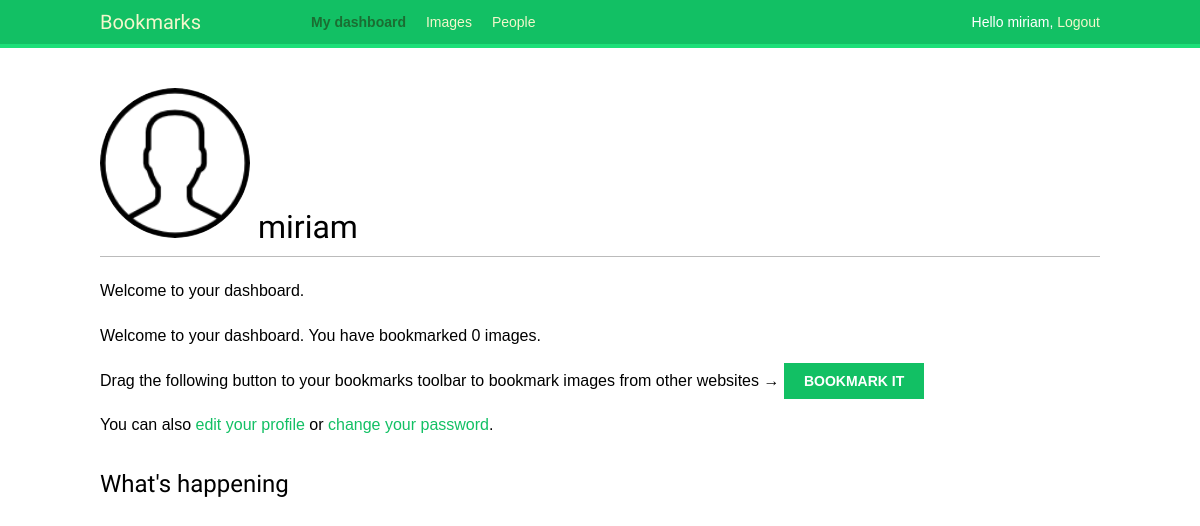
The app's page /account/ (signed in), older data.
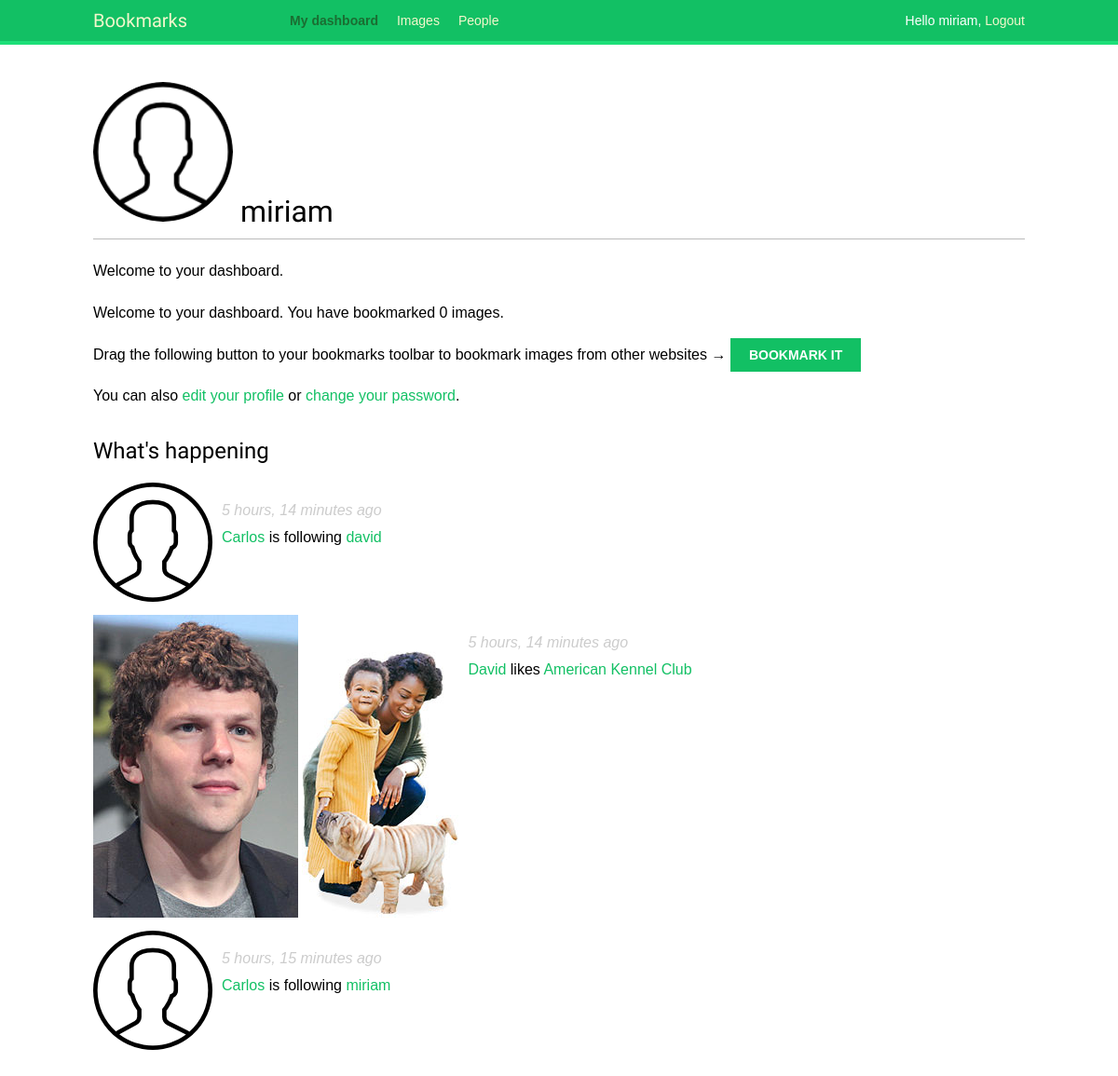
The same page, newer data.
### account/models.py (models this page shows, shortened)
class Profile(models.Model):
  user = models.OneToOneField(settings.AUTH_USER_MODEL,on_delete=models.CASCADE)
  date_of_birth = models.DateField(blank=True,null=True)
  photo = models.ImageField(upload_to='users/%Y/%m/%d/',blank=True)

### actions/models.py (models this page shows)
class Action(models.Model):
  user = models.ForeignKey('auth.User',related_name='actions',db_index=True,on_delete=models.CASCADE)
  verb = models.CharField(max_length=255)
  target_ct = models.ForeignKey(ContentType,blank=True,null=True,related_name='target_obj',on_delete=models.CASCADE)
  target_id= models.PositiveIntegerField(null=True,blank=True,db_index=True)
  target = GenericForeignKey('target_ct','target_id')
  created = models.DateTimeField(auto_now_add=True,db_index=True)
  class Meta:
    ordering = ('-created',)

### images/models.py (models this page shows, shortened)
class Image(models.Model):
  user = models.ForeignKey(settings.AUTH_USER_MODEL,
                            related_name='images_created',
                            on_delete=models.CASCADE)
  title = models.CharField( max_length=200)
  slug = models.SlugField(max_length=200,blank=True)
  url = models.URLField()
  image = models.ImageField( upload_to='images/%Y/%m/%d/')
  description = models.TextField(blank=True)
  created = models.DateField( auto_now_add=True,db_index=True)
  users_like = models.ManyToManyField(settings.AUTH_USER_MODEL,
                                      related_name='images_liked',blank=True)
  def __str__(self):
    return self.title
  def get_absolute_url(self):
    return reverse('images:detail', args=[self.id,self.slug])

### account/views.py (the view)
# urls.py: path('', views.dashboard, name="dashboard"),
@login_required
def dashboard(request):
  actions = Action.objects.exclude(user=request.user)
  following_ids = request.user.following.values_list('id',flat=True)
  if following_ids:
    actions = actions.filter(user_id__in=following_ids)
  actions = actions.select_related('user','user__profile').prefetch_related('target')[:10]
  profile = Profile.objects.get(pk=request.user.profile.id)
  return render(request, 'account/dashboard.html', {'section':'dashboard','profile':profile,'actions':actions})

### account/templates/account/dashboard.html (shortened to what this page needs)
{% extends 'base.html' %}
{% block content %}
  <h1> <img class="pic" src="{{profile.photo.url}}" alt="image"> {{request.user.username}} </h1>
  <p>Welcome to your dashboard.  </p>
  {% with total_images_created=request.user.images_created.count %}
    <p>Welcome to your dashboard. You have bookmarked {{ total_images_created }} image{{ total_images_created|pluralize }}.</p>
  {% endwith %}
  <p>Drag the following button to your bookmarks toolbar to bookmark images from other websites → <a href="javascript:{% include "bookmarklet_launcher.js" %}" class="button">Bookmark it</a><p>
  <p>You can also <a href="{% url "edit" %}">edit your profile</a> or <a href="{% url "password_change" %}">change your password</a>.<p>
<h2>What's happening</h2>
<div id="action-list">
  {% for action in actions  %}
    {% include 'actions/action/detail.html' %}
  {% endfor %}
</div>
{% endblock content %}

### account/templates/base.html (shortened to what this page needs)
{% load staticfiles %}
<!DOCTYPE html>
<html>
<head>
  <link rel="stylesheet" href="{% static "/css/base.css" %}">
</head>
<body>
  <div id="header">
    <span class="logo">Bookmarks</span>
    {% if request.user.is_authenticated %}
    <ul class="menu">
        <li   {% if section == "dashboard" %}class="selected"{% endif %}>
            <a href=" {% url "dashboard" %}"> My dashboard</a>
        </li>
        <li   {% if section == "images" %}class="selected"{% endif %}>
            <a href=" {% url "images:list" %}"> Images</a>
        </li>
        <li   {% if section == "people" %}class="selected"{% endif %}>
            <a href="{% url "user_list" %}"> People</a>
        </li>
    </ul>
    {% endif %}
    <span class="user">
        {% if request.user.is_authenticated %}
          Hello {{request.user.first_name}},
          <a href="{% url "logout" %}">Logout</a>
        {% else %}
        <a href="{% url "login" %}">Login</a>
        {% endif %}
    </span>
  </div>
  <div id="content">
      {% block content %}
      {% endblock content %}
  </div>
</body>
</html>

### images/templates/bookmarklet_launcher.js
(function(){
  if (window.myBookmarklet !== undefined){
      myBookmarklet();
  }
  else {
      document.body.appendChild(document.createElement('script')).src=' https://ad6547ce.ngrok.io/static/js/bookmarklet.js?r='+Math.floor(Math.random()*99999999999999999999);
  }
})();

### actions/templates/actions/action/detail.html
{% load thumbnail %}
{% with user=action.user profile=action.user.profile %}
<div class="action">
  <div class="images">
    {% if profile.photo %}
      {% thumbnail user.profile.photo "80x80" crop="100%" as im %}
        <a href="{{ user.get_absolute_url }}">
          <img src="{{ im.url }}" alt="{{ user.get_full_name }}" class="item-img">
        </a>
      {% endthumbnail %}
    {% endif %}
    {% if action.target %}
      {% with target=action.target %}
        {% if target.image %}
          {% thumbnail target.image "80x80" crop="100%" as im %}
            <a href="{{ target.get_absolute_url }}">
              <img src="{{ im.url }}" class="item-img">
            </a>
          {% endthumbnail %}
        {% endif %}
      {% endwith %}
    {% endif %}
  </div>
  <div class="info">
    <p>
      <span class="date">{{ action.created|timesince }} ago</span>
      <br />
      <a href="{{ user.get_absolute_url }}">
        {{ user.first_name }}
      </a>
      {{ action.verb }}
      {% if action.target %}
        {% with target=action.target %}
          <a href="{{ target.get_absolute_url }}">{{ target }}</a>
        {% endwith %}
      {% endif %}
    </p>
  </div>
</div>
{% endwith %}

### account/static/css/base.css (style rules this page uses)
.pic { display: inline-block; width: 150px; height: 150px; border-radius: 50%; background-repeat: no-repeat; background-position: center center; background-size: cover; }
body { margin:0; padding:0; font-family:helvetica, sans-serif; }
p { line-height: 1.8; }
a { color:#12c064; text-decoration:none; }
h1, h2, h3, h4, h5 , h6 { font-family: 'Muli', sans-serif; font-weight:normal; }
h1 { border-bottom:1px solid #bbb; padding:0 0 10px 0; margin:10px 0 20px 0; }
h2 { margin:30px 0 20px; }
#header { padding:10px 100px; font-size:14px; background:#12c064; color:#fff; border-bottom:4px solid #1cdf78; overflow:auto; }
#header .logo { font-family: 'Muli', sans-serif; float:left; color:#f3f7cc; font-size:20px; margin-right:10%; }
#header ul.menu { list-style:none; float:left; margin:0; padding:0; }
#header ul.menu li { float:left; padding:4px 10px; }
#header ul.menu li.selected a, #header ul.menu li.selected a:hover { color:#1b6d32; font-weight:bold; }
#header a { color:#f3f7cc; }
#header .user { float:right; padding-top:4px; }
#content { padding:30px 100px; }
input[type=submit], a.button { font-weight:bold; background:#12c064; color:#fff; padding:10px 20px; font-size:14px; text-transform:uppercase; }
.action { clear:both; overflow:auto; }
.action .images { float:left; margin:0 10px 10px 0; }
.action .date { font-style:italic; color:#ccc; }

Row changes from the older to the newer data that the page shows:
added Action: created "5 hours, 14 minutes", user.first_name "Carlos", verb "is following", target "david"
added Action: shows a picture, target_id 4 (drawn), created "5 hours, 14 minutes", user.first_name "David", verb "likes", target "American Kennel Club"
added Action: created "5 hours, 15 minutes", user.first_name "Carlos", verb "is following", target "miriam"
